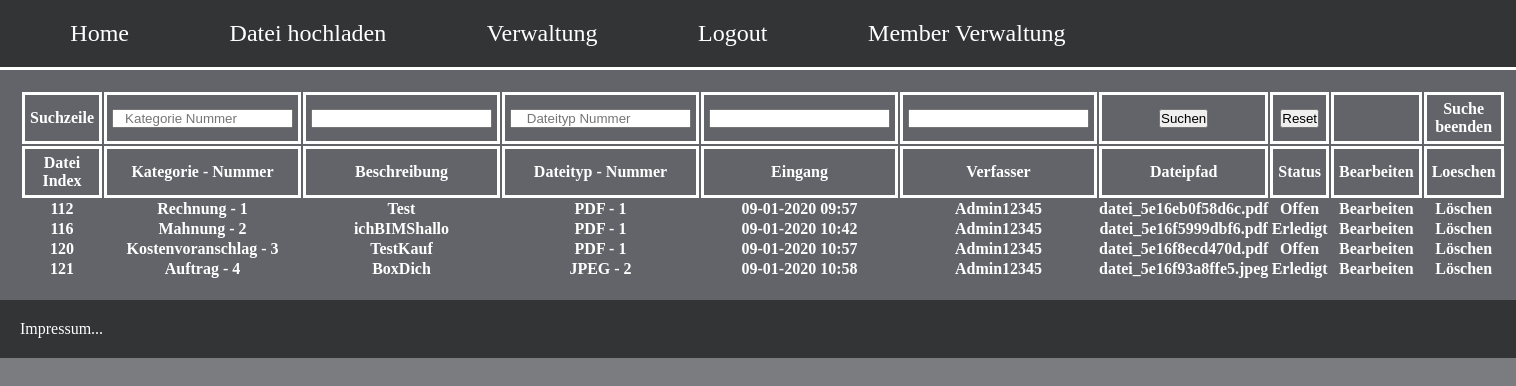
Screenshot of /?seite=verwaltung (signed in) with the database file from the repository.
### tables this page shows
CREATE TABLE `datei` (
  `datei_index` int(10) NOT NULL,
  `KategorieNR` int(10) NOT NULL,
  `Dateiname` varchar(30) NOT NULL,
  `Dateityp_index` int(10) NOT NULL,
  `Eingang` varchar(255) NOT NULL,
  `Verfasser` varchar(30) NOT NULL,
  `Dateipfad` varchar(255) NOT NULL,
  `Status` varchar(255) NOT NULL
);

CREATE TABLE `status` (
  `Statusnr` int(10) NOT NULL,
  `Status` text NOT NULL
);

### pages/verwaltung.php (the view, shortened to what this page needs)
<?php
$connect = mysqli_connect("localhost","root","","datenarchiv_pape");
mysqli_query($connect, "SET NAMES utf8");
?>
<table>
<form action='?seite=verwaltung' method='post'>
<tr>
	<th>Suchzeile</th>
	<th><input type='text' name='suche_kategorie' value='<?= @$_POST["suche_kategorie"];?>' placeholder="   Kategorie Nummer" /></th>
	<th><input type='text' name='suche_dateiname' value='<?= @$_POST["suche_dateiname"]; ?>'  /></th>
	<th><input type='text' name='suche_dateityp' value='<?= @$_POST["suche_dateityp"]; ?>' placeholder="    Dateityp Nummer" /></th>
	<th><input type='text' name='suche_eingang' value='<?= @$_POST["suche_eingang"]; ?>' /></th>
	<th><input type='text' name='suche_verfasser' value='<?= @$_POST["suche_verfasser"]; ?>' /></th>
	<th><input type='submit' value='Suchen' /></th>
	<th><input type='reset' /></th>
	<th></th>
	<th><a href='?seite=verwaltung'>Suche beenden</a></th>
</tr>
</form>
<tr>
	<th>Datei Index</th>
	<th>Kategorie - Nummer</th>
	<th>Beschreibung</th>
	<th>Dateityp - Nummer</th>
	<th>Eingang</th>
	<th>Verfasser</th>
	<th>Dateipfad</th>
	<th>Status</th>
	<th>Bearbeiten</th>
	<th>Loeschen</th>
</tr>
<?php
$sql = 	"select * from datei LEFT JOIN status
									ON datei.status = status.statusnr";
$antwort = mysqli_query($connect, $sql);
while($datensatz = mysqli_fetch_array($antwort))
{
	if( $datensatz["Dateityp_index"] ==1) $datensatz["Dateityp_index"] = "PDF - 1";
else $datensatz["Dateityp_index"] = "JPEG - 2";
	if( $datensatz["KategorieNR"] ==1) $datensatz["KategorieNR"] = "Rechnung - 1";
else if( $datensatz["KategorieNR"] ==2) $datensatz["KategorieNR"] = "Mahnung - 2";
else if( $datensatz["KategorieNR"] ==3) $datensatz["KategorieNR"] = "Kostenvoranschlag - 3";
else $datensatz["KategorieNR"] = "Auftrag - 4";
	$string = " <tr>
					<td>".$datensatz["datei_index"]."</td>
					<td>".$datensatz["KategorieNR"]."</td>
					<td>".$datensatz["Dateiname"]."</td>
					<td>".$datensatz["Dateityp_index"]."</td>
					<td>".$datensatz["Eingang"]."</td>
					<td>".$datensatz["Verfasser"]."</td>
					<td> <a href='uploads/".$datensatz["Dateipfad"]."' target='_blank'>" .$datensatz["Dateipfad"]."</a></td>
					<td>".$datensatz["Status"]."</td>
					<td><a href='?seite=verwaltung&auftragnr=".$datensatz["datei_index"]."&modus=bearbeiten'>Bearbeiten</a></td>
					<td><a href='?seite=verwaltung&auftragnr=".$datensatz["datei_index"]."&modus=loeschen'>Löschen</a></td>
				</tr>";
	echo $string;
}
?>
</table>

### templates/html_oben.php (shortened to what this page needs)
<!DOCTYPE html>
<html>
<head>
	<link href="css/styles.css" rel="stylesheet" type="text/css" />
</head>
<body>
	<div class="main">
	<div class="kopf">
		<ul>
		<li>
		<a href='?seite=home' class="test">Home</a>
		</li>
		<li>
		<a href='?seite=datei_hochladen'>Datei hochladen</a>
		</li>
		<li>
		<a href='?seite=verwaltung'>Verwaltung</a>
		</li>
		<?php
		if(isset($_SESSION["erfolgreich_eingeloggt"]))
		{
		?>
				<li>
				<a href='?seite=logout'>Logout</a>
				</li>
		<?php
		}
		?>
			<?php
		if(isset($_SESSION["Admin"]))
		{
		?>
				<li>
				<a href='?seite=MemberVerwaltung'>Member Verwaltung</a>
				</li>
		<?php
		}
		?>
		</ul>
	</div>
	<div class="hauptteil">

### index.php (shortened to what this page needs)
<?php
$seite = $_GET["seite"] ?? "home";
include("templates/html_oben.php");
switch($seite)
{
	case "verwaltung":
		if(isset($_SESSION["erfolgreich_eingeloggt"]))
		{
			if(isset($_GET["auftragnr"]))
			{
				if(isset($_GET["modus"]))
				{
					switch($_GET["modus"])
					{
						case "bearbeiten":
							include("pages/verwaltung_bearbeiten.php");
						break;
						case "loeschen":
							include("pages/verwaltung_loeschen.php");
						break;
						case "download":
						include("pages/download.php");
						break;
						case "status":
							include("pages/verwaltung_details.php");
						break;
						default:
							echo "Ein Fehler ist aufgetreten: falscher Modus";
					}
				}
				else
				{
					echo "Ein Fehler ist aufgetreten: Modus nicht ausgewählt";
				}
			}
			else
			{
				include("pages/verwaltung.php");
			}
		}
		else
		{
			include("pages/login.php");
		}
	break;
	break;
}
include("templates/html_unten.php");
?>

### templates/html_unten.php (shortened to what this page needs)
	</div>
	<div class="footer">
	Impressum...
	</div>
	</div>
</body>
</html>

### css/styles.css (style rules this page uses)
* { margin: 0px; padding: 0px; }
body { background-color: #7a7c80; }
.main { width:100vw; margin: auto; background-color: #626469; }
.kopf { background-color: #333436; color: #fff; border-bottom: 3px #fff solid; padding:20px; }
.kopf ul { display: flex; }
.kopf li { list-style-type: none; padding: 0 2vw; font-size: 3vh; }
.kopf a { color: white; text-decoration: none; padding:20px; }
.hauptteil { color: white; padding: 20px; }
table { text-align:center; }
th { border: solid #fff 3px; padding:5px; }
tr { padding:5px; font-weight:bold; }
table a { color: white; text-decoration: none; }
.footer { background-color: #333436; padding: 20px; color:#fff; }

### rows the page displays
datei: datei_index "112", KategorieNR "Rechnung - 1", Dateiname "Test", Dateityp_index "PDF - 1", Eingang "09-01-2020 09:57", Verfasser "Admin12345", Dateipfad "datei_5e16eb0f58d6c.pdf", status.Status "Offen"
datei: datei_index "116", KategorieNR "Mahnung - 2", Dateiname "ichBIMShallo", Dateityp_index "PDF - 1", Eingang "09-01-2020 10:42", Verfasser "Admin12345", Dateipfad "datei_5e16f5999dbf6.pdf", status.Status "Erledigt"
datei: datei_index "120", KategorieNR "Kostenvoranschlag - 3", Dateiname "TestKauf", Dateityp_index "PDF - 1", Eingang "09-01-2020 10:57", Verfasser "Admin12345", Dateipfad "datei_5e16f8ecd470d.pdf", status.Status "Offen"
datei: datei_index "121", KategorieNR "Auftrag - 4", Dateiname "BoxDich", Dateityp_index "JPEG - 2", Eingang "09-01-2020 10:58", Verfasser "Admin12345", Dateipfad "datei_5e16f93a8ffe5.jpeg", status.Status "Erledigt"
